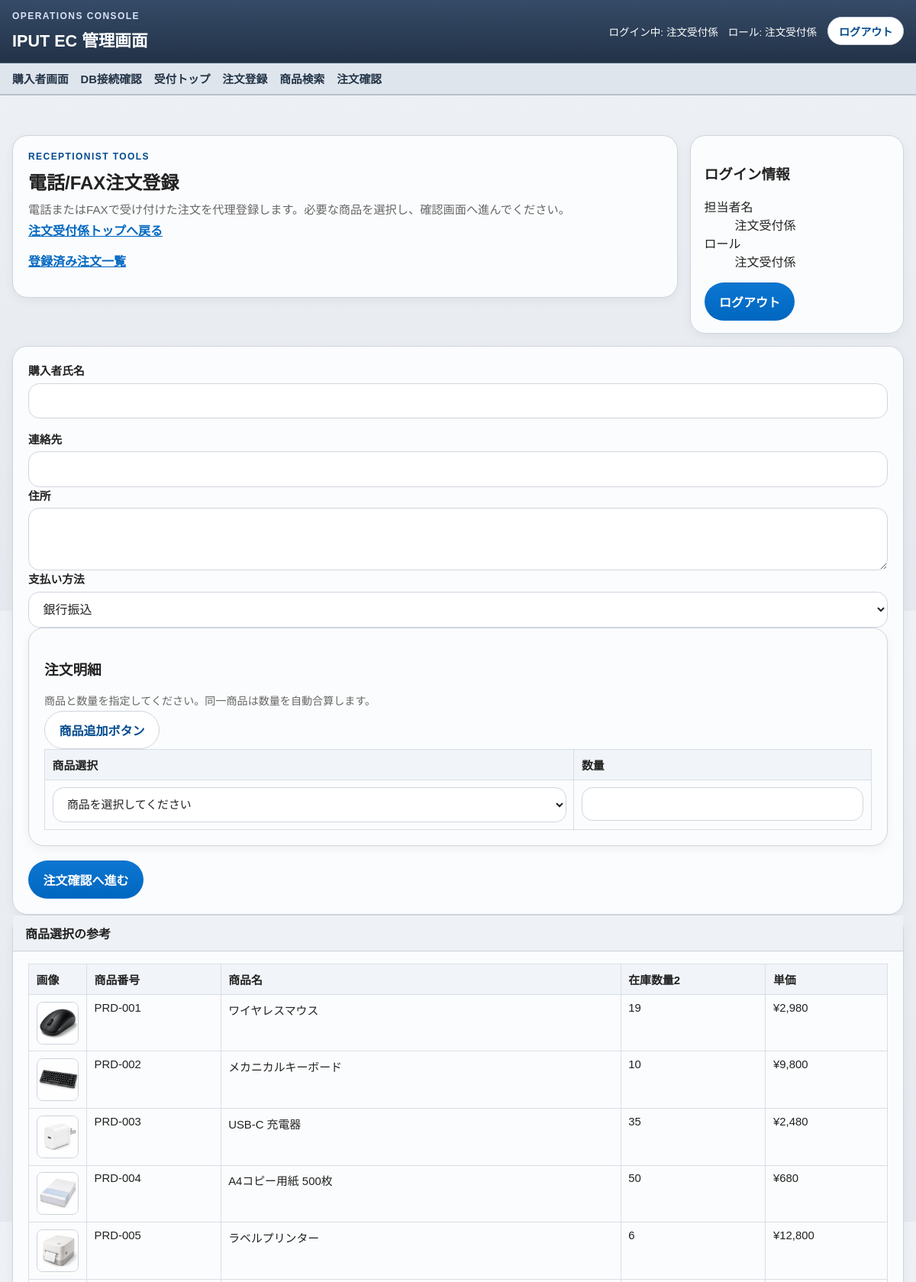
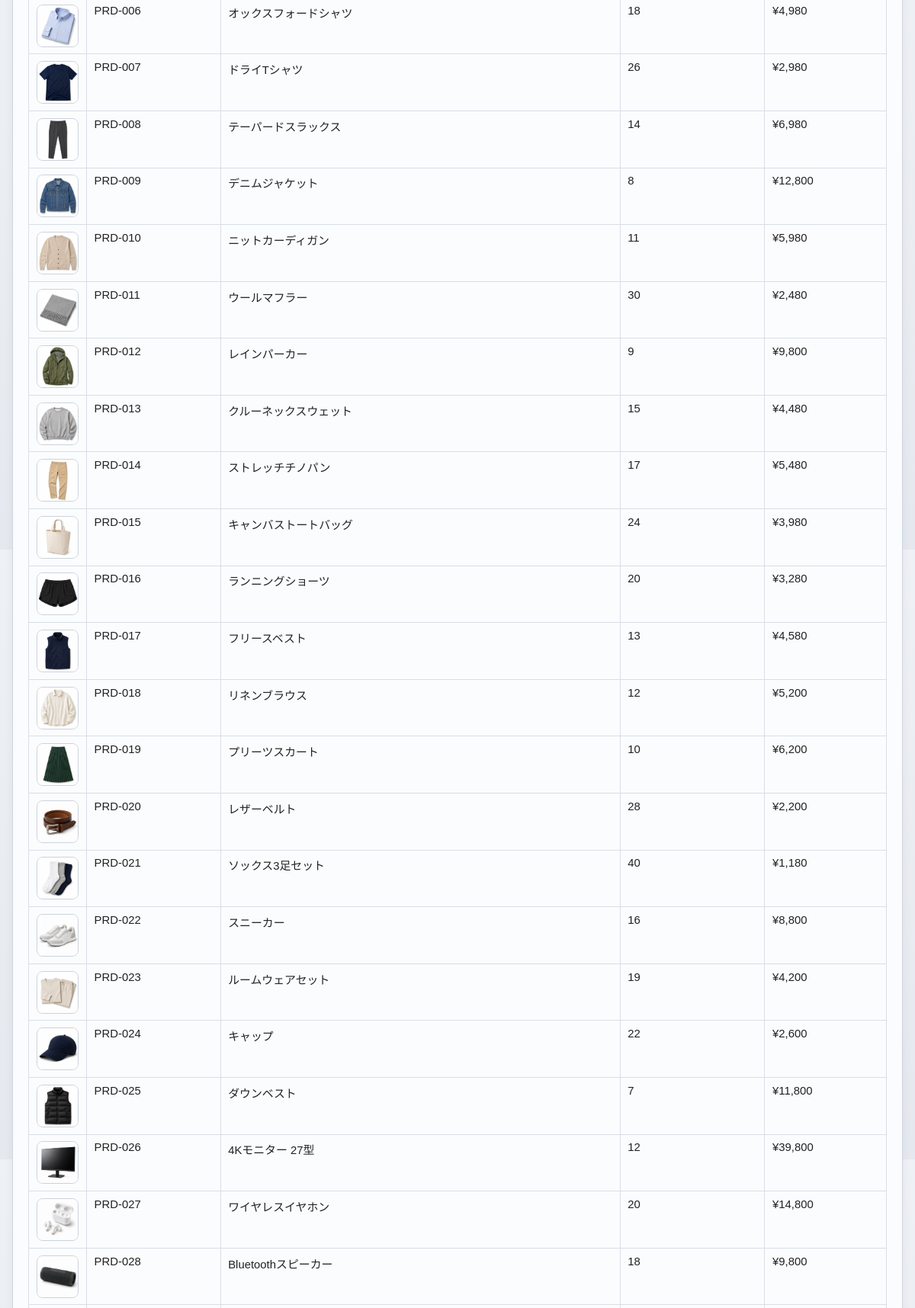
The app's page /staff/receptionist/orders/new (signed in, upper part) with its own data (2 pictures, top to bottom).
### tables this page shows
CREATE TABLE products (
    id INTEGER PRIMARY KEY AUTOINCREMENT,
    product_no TEXT NOT NULL UNIQUE,
    name TEXT NOT NULL,
    description TEXT NOT NULL,
    price INTEGER NOT NULL,
    category TEXT NOT NULL,
    maker TEXT NOT NULL,
    image_path TEXT,
    sale_price INTEGER,
    sale_starts_at TEXT,
    sale_ends_at TEXT,
    available_from TEXT,
    available_until TEXT,
    stock_quantity_1 INTEGER NOT NULL DEFAULT 0,
    stock_quantity_2 INTEGER NOT NULL DEFAULT 0,
    created_at TEXT NOT NULL DEFAULT CURRENT_TIMESTAMP,
    updated_at TEXT NOT NULL DEFAULT CURRENT_TIMESTAMP
);

### app/Views/staff/reception_order_new.php (the view, shortened to what the rows shown need)
<section class="staff-hero">
    <div class="panel">
        <h2>電話/FAX注文登録</h2>
    </div>
</section>
<section class="panel">
    <form method="post" action="<?= e(app_path('/staff/receptionist/orders/confirm')) ?>" class="reception-order-form">
        <div class="panel panel-subsection">
            <div class="table-wrap">
                <table class="data-table order-entry-table">
                    <thead>
                        <tr>
                            <th>商品選択</th>
                            <th>数量</th>
                        </tr>
                    </thead>
                </table>
            </div>
        </div>
    </form>
</section>
<section class="panel">
    <div class="table-wrap">
        <table class="data-table admin-data-table">
            <thead>
                <tr>
                    <th>画像</th>
                    <th>商品番号</th>
                    <th>商品名</th>
                    <th>在庫数量2</th>
                    <th>単価</th>
                </tr>
            </thead>
            <tbody>
                <?php foreach ($productOptions as $product): ?>
                    <tr>
                        <td class="admin-thumb-cell">
                            <img
                                class="admin-thumb"
                                src="<?= e(product_image_url((string) ($product['image_path'] ?? ''))) ?>"
                                alt="<?= e((string) $product['name']) ?>"
                                data-fallback-src="<?= e(product_image_url('')) ?>"
                            >
                        </td>
                        <td><?= e((string) $product['product_no']) ?></td>
                        <td><?= e((string) $product['name']) ?></td>
                        <td><?= e((string) $product['stock_quantity_2']) ?></td>
                        <td>¥<?= number_format((int) $product['price']) ?></td>
                    </tr>
                <?php endforeach; ?>
            </tbody>
        </table>
    </div>
</section>

### records on screen
products: image_path (picture), product_no "PRD-001", name "ワイヤレスマウス", stock_quantity_2 "19", price "2,980"
products: image_path (picture), product_no "PRD-002", name "メカニカルキーボード", stock_quantity_2 "10", price "9,800"
products: image_path (picture), product_no "PRD-003", name "USB-C 充電器", stock_quantity_2 "35", price "2,480"
products: image_path (picture), product_no "PRD-004", name "A4コピー用紙 500枚", stock_quantity_2 "50", price "680"
products: image_path (picture), product_no "PRD-005", name "ラベルプリンター", stock_quantity_2 "6", price "12,800"
products: image_path (picture), product_no "PRD-006", name "オックスフォードシャツ", stock_quantity_2 "18", price "4,980"
products: image_path (picture), product_no "PRD-007", name "ドライTシャツ", stock_quantity_2 "26", price "2,980"
products: image_path (picture), product_no "PRD-008", name "テーパードスラックス", stock_quantity_2 "14", price "6,980"
products: image_path (picture), product_no "PRD-009", name "デニムジャケット", stock_quantity_2 "8", price "12,800"
products: image_path (picture), product_no "PRD-010", name "ニットカーディガン", stock_quantity_2 "11", price "5,980"
products: image_path (picture), product_no "PRD-011", name "ウールマフラー", stock_quantity_2 "30", price "2,480"
products: image_path (picture), product_no "PRD-012", name "レインパーカー", stock_quantity_2 "9", price "9,800"
products: image_path (picture), product_no "PRD-013", name "クルーネックスウェット", stock_quantity_2 "15", price "4,480"
products: image_path (picture), product_no "PRD-014", name "ストレッチチノパン", stock_quantity_2 "17", price "5,480"
products: image_path (picture), product_no "PRD-015", name "キャンバストートバッグ", stock_quantity_2 "24", price "3,980"
products: image_path (picture), product_no "PRD-016", name "ランニングショーツ", stock_quantity_2 "20", price "3,280"
products: image_path (picture), product_no "PRD-017", name "フリースベスト", stock_quantity_2 "13", price "4,580"
products: image_path (picture), product_no "PRD-018", name "リネンブラウス", stock_quantity_2 "12", price "5,200"
products: image_path (picture), product_no "PRD-019", name "プリーツスカート", stock_quantity_2 "10", price "6,200"
products: image_path (picture), product_no "PRD-020", name "レザーベルト", stock_quantity_2 "28", price "2,200"
products: image_path (picture), product_no "PRD-021", name "ソックス3足セット", stock_quantity_2 "40", price "1,180"
products: image_path (picture), product_no "PRD-022", name "スニーカー", stock_quantity_2 "16", price "8,800"
products: image_path (picture), product_no "PRD-023", name "ルームウェアセット", stock_quantity_2 "19", price "4,200"
products: image_path (picture), product_no "PRD-024", name "キャップ", stock_quantity_2 "22", price "2,600"
products: image_path (picture), product_no "PRD-025", name "ダウンベスト", stock_quantity_2 "7", price "11,800"
products: image_path (picture), product_no "PRD-026", name "4Kモニター 27型", stock_quantity_2 "12", price "39,800"
products: image_path (picture), product_no "PRD-027", name "ワイヤレスイヤホン", stock_quantity_2 "20", price "14,800"
products: image_path (picture), product_no "PRD-028", name "Bluetoothスピーカー", stock_quantity_2 "18", price "9,800"

### other values on screen
$adminApplicationName "IPUT EC 管理画面"
$authUser['user_name'] "注文受付係"
$authService->roleLabel($currentRole) "注文受付係"
$menuItem['label'] "受付トップ"
$menuItem['label'] "注文登録"
$menuItem['label'] "商品検索"
$menuItem['label'] "注文確認"
$user['user_name'] "注文受付係"
$roleLabel "注文受付係"
form field payment_method "銀行振込"
